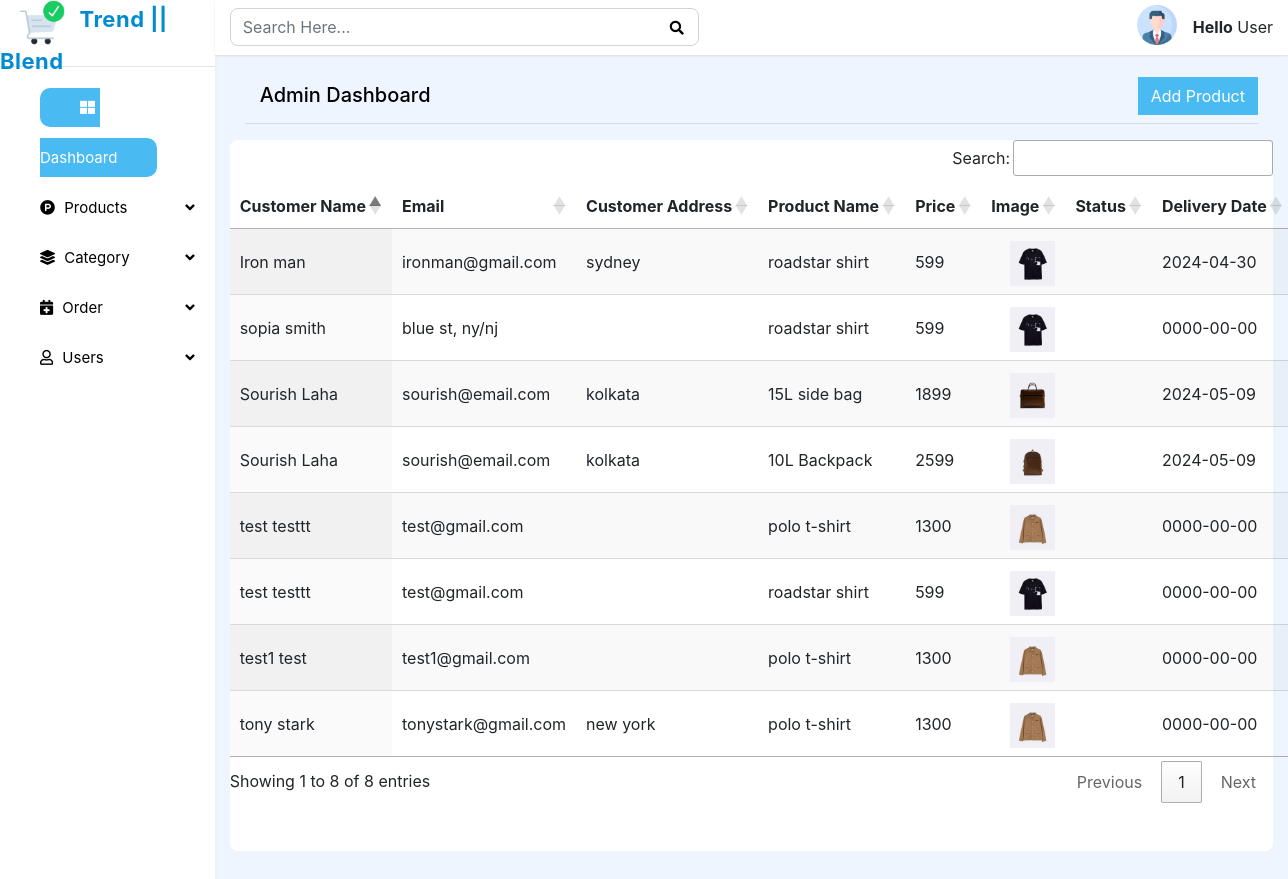
Page /admin/order1.php on the committed database.
### tables this page shows
CREATE TABLE `ordered` (
  `id` int(5) NOT NULL,
  `customer_name` varchar(50) NOT NULL,
  `customer_email` varchar(50) NOT NULL,
  `customer_address` varchar(300) NOT NULL,
  `product_name` varchar(50) NOT NULL,
  `product_price` int(50) NOT NULL,
  `product_image` varchar(300) NOT NULL,
  `status` varchar(40) NOT NULL,
  `delivery_date` date NOT NULL
);

### admin/order1.php (the view, shortened to what this page needs)
<?php
include 'include/header.php';
include 'include/sidebar.php';
include 'include/top-right.php';
?>
<div class="container-fluid">
	<div class="row ">
		<div class="col-12 col-md-12 title mt-5">
			<h5><a href="index.php" id="heading">Admin Dashboard</a></h5>
		</div>
	</div>
        <div style="float:right!important; margin-top: -30px;">
            <a href="product.php" class="btn btn" style="background-color: hsl(200, 87%, 62%); border-radius: 0px; color: #fff;">Add Product</a>
        </div><hr>
	<div class="row">
		<div class="col-12 m-0 p-0">
			<div class="card-area pb-5">
				<table id="example" class="display nowrap" style="width:100%">
                <thead>
            <tr>
                <th>Customer Name</th>
                <th>Email</th>
                <th>Customer Address</th>
                <th>Product Name</th>
                <th>Price</th>
                <th>Image</th>
                <th>Status</th>
                <th>Delivery Date</th>
            </tr>
        </thead>
        <tbody>
        <?php
include 'sql/co.php';
$sql  = "SELECT * FROM  ordered";
$table = mysqli_query($conn , $sql);
if(mysqli_num_rows($table)>0){
    while($row = mysqli_fetch_assoc($table)){
        ?>
        <tr>
        <td> <?php echo $row['customer_name'];?></td>
        <td> <?php echo $row['customer_email'];?></td>
        <td> <?php echo $row['customer_address'];?></td>
        <td> <?php echo $row['product_name'];?></td>
        <td> <?php echo $row['product_price'];?></td>
        <td> <img src="img/<?php echo $row['product_image'];?>" height="45px" width="45px" class="mt-1"></td>
        <td> <?php echo $row['status'];?></td>
        <td> <?php echo $row['delivery_date'];?></td>
        </tr>
        <?php
    }
}
?>
        </tbody>
            </table>
			</div>
		</div>
	</div>
</div>
<?php
include 'include/footer.php';
?>

### admin/css/style.css (style rules this page uses)
body { margin: 0; padding: 0; overflow-x: hidden; }
.top-right img { float: right; margin-top: -30px; display: inline-block; }
.card-area { height: auto; background-color: #fff; border-radius: 8px; }

### admin/order1.php (style rules this page uses)
#heading { color: black; float: left; }
.card-area { height: auto; box-shadow: rgba(0, 0, 0, 0.1) 0px 1px 3px 0psx, rgba(0, 0, 0, 0.06) 0px 1px 2px 0px; }

### rows in the picture
ordered: customer_name "test testtt", customer_email "test@gmail.com", product_name "polo t-shirt", product_price "1300", product_image (picture), delivery_date "0000-00-00"
ordered: customer_name "test testtt", customer_email "test@gmail.com", product_name "roadstar shirt", product_price "599", product_image (picture), delivery_date "0000-00-00"
ordered: customer_name "test1 test", customer_email "test1@gmail.com", product_name "polo t-shirt", product_price "1300", product_image (picture), delivery_date "0000-00-00"
ordered: customer_name "sopia smith", customer_email "blue st, ny/nj", product_name "roadstar shirt", product_price "599", product_image (picture), delivery_date "0000-00-00"
ordered: customer_name "tony stark", customer_email "tonystark@gmail.com", customer_address "new york", product_name "polo t-shirt", product_price "1300", product_image (picture), delivery_date "0000-00-00"
ordered: customer_name "Iron man", customer_email "ironman@gmail.com", customer_address "sydney", product_name "roadstar shirt", product_price "599", product_image (picture), delivery_date "2024-04-30"
ordered: customer_name "Sourish Laha", customer_email "sourish@email.com", customer_address "kolkata", product_name "15L side bag", product_price "1899", product_image (picture), delivery_date "2024-05-09"
ordered: customer_name "Sourish Laha", customer_email "sourish@email.com", customer_address "kolkata", product_name "10L Backpack", product_price "2599", product_image (picture), delivery_date "2024-05-09"
